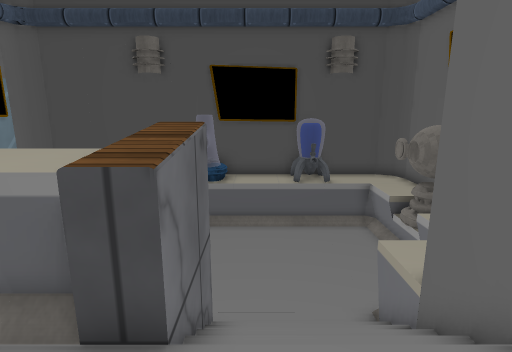
View 1 (above)

13 first-person views from a walk through a 3-D level made in the Unity game engine. The camera is 1.3 m above the floor, tilts 12° down and sees 80° across. Doors are open. The floor is counted in squares, 0.5 m on a side. Each view is taken from the middle of a square. On the plan, view 1 faces up. The plan holds only what a view shows up to about 20 squares ahead; the rest is blank. The place goes on beyond the plan. The player character is not drawn. Some animated figures are not drawn. Some surface patterns are stand-ins.

View 2
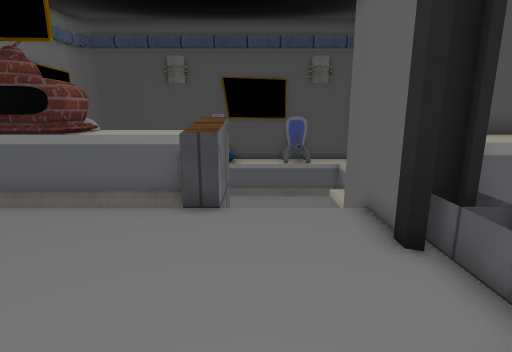

View 3
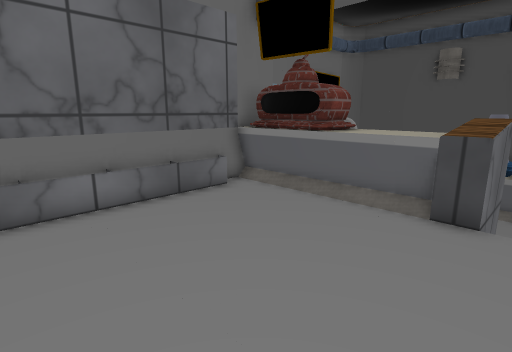

View 4
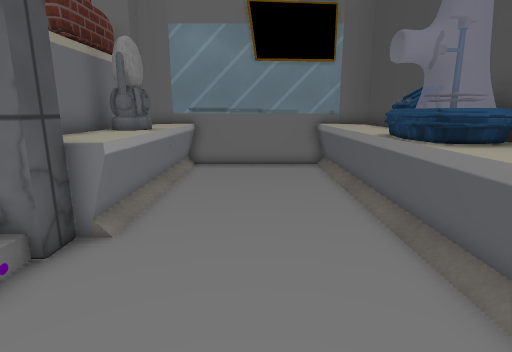

View 5
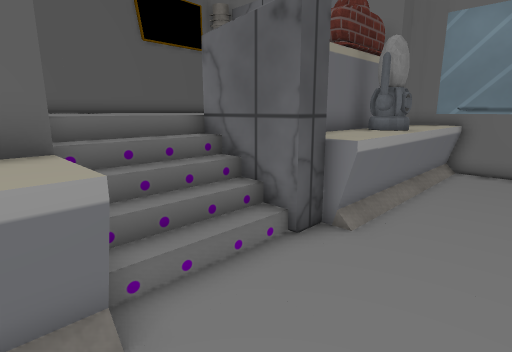

View 6
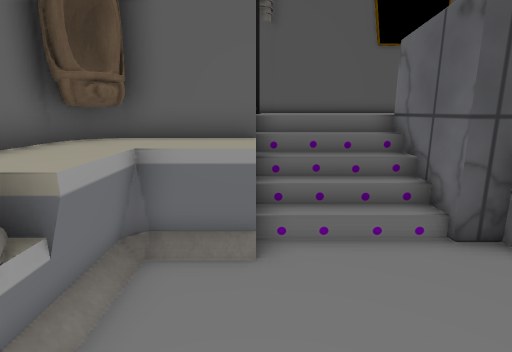

View 7
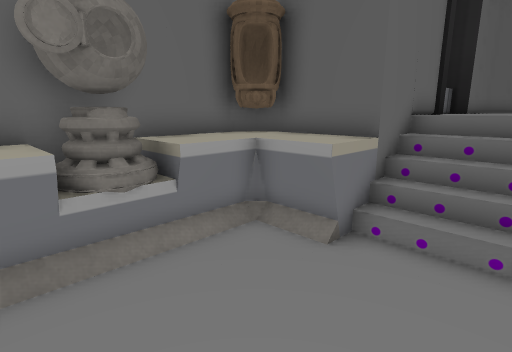

View 8
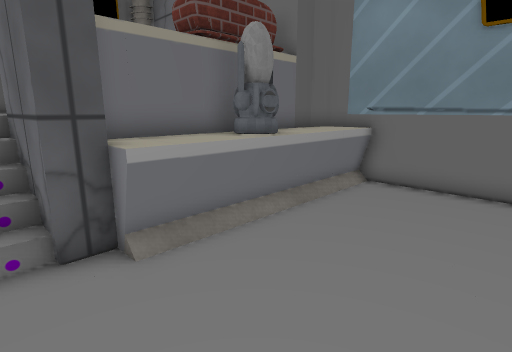

View 9
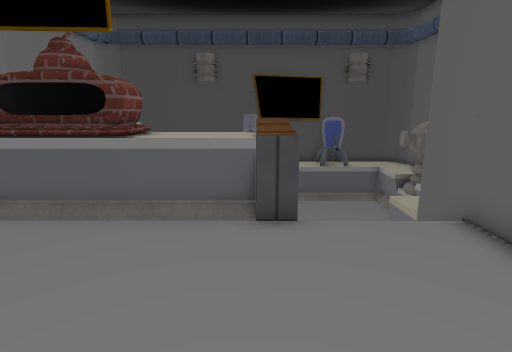

View 10
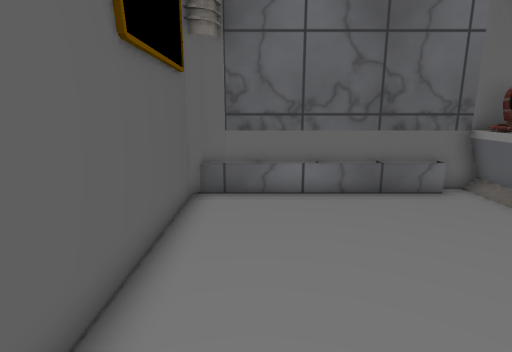

View 11
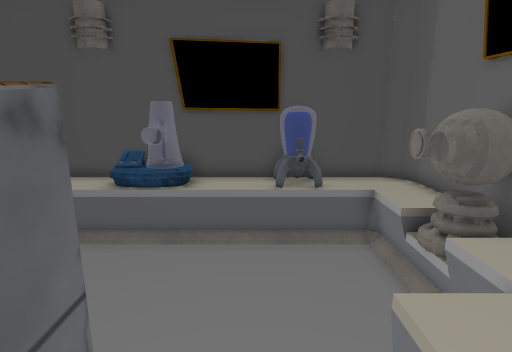

View 12
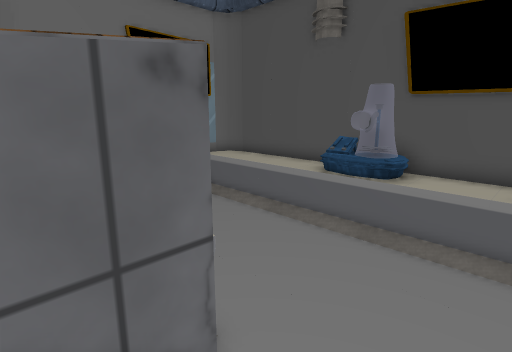

View 13
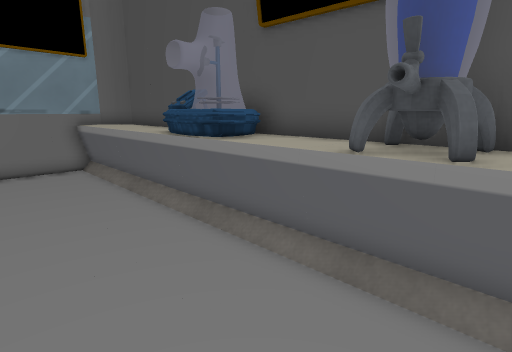

### Floor plan
Key: @ floor where view 1 was taken; # wall or solid block; . main floor; - floor 1.25 m lower than the main floor; / step, stairs or slope; D closed door; ^ raised ledge; B bench; C water cooler; R orb; S ship; O other object.
Columns run from 11 left of view 1 to 7 right of it. Each row starts with its distance up from view 1.
 15 ###################
 14 #BBBBBBBBBBBBCCBBB#
 13 #BBBBBBBBBBBBCCBBB#
 12 #---------------BB#
 11 #---------------RBB
 10 #---------------^R^
  9 #---------------SB#
  8 #---------------BB#
  7 #BBBBBBBBB----BBBB#
  6 #BBBBOBBBB#///BBBB#
  5 ###B BBB###///#####
  4   O OOOOO##///#  ##
  3   #OOOOOO^^///#  ##
  2   #...........####
  1   #...........###
  0   #........@..D
 -1   #...........D
 -2   #...........D
 -3   #...........##
 -4   #.......  . #
 -5   #....... .  #
 -6   #############

Where each view was taken, in squares from view 1:
view 1: 0 up, 0 right, facing up
view 2: 5 down, 0 right, facing up
view 3: 5 down, 0 right, facing up-left
view 4: 10 up, 4 right, facing left
view 5: 10 up, 4 right, facing down-left
view 6: 12 up, 3 right, facing down
view 7: 12 up, 0 right, facing down-right
view 8: 12 up, 0 right, facing down-left
view 9: 4 down, 2 left, facing up
view 10: 4 down, 1 right, facing left
view 11: 3 up, 1 right, facing up
view 12: 4 up, 2 right, facing up-left
view 13: 9 up, 4 right, facing up-left
